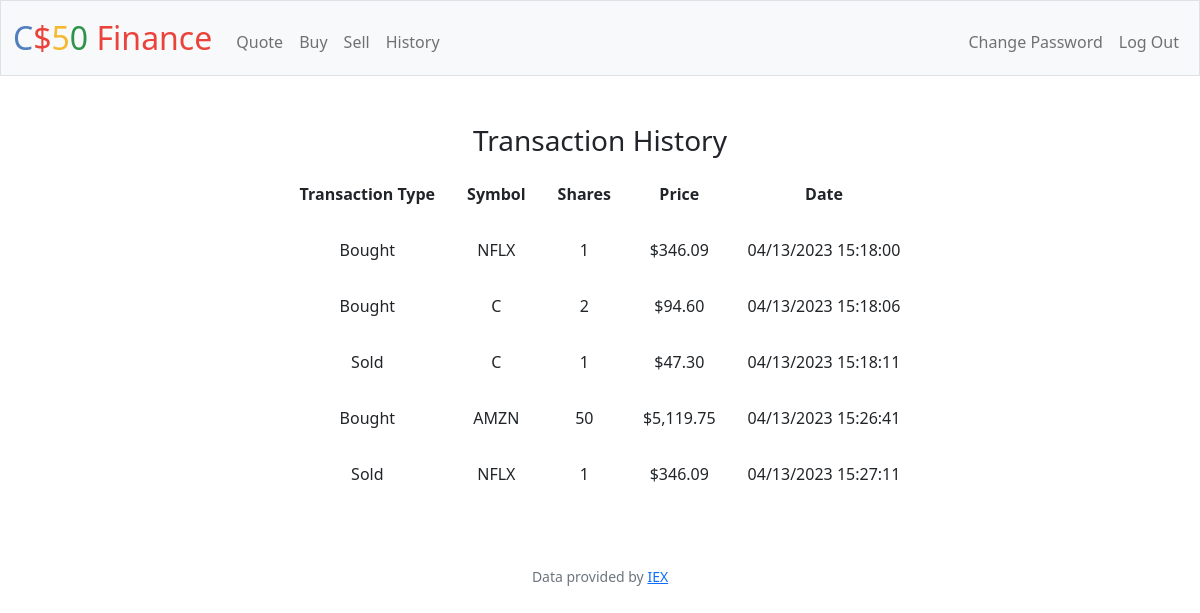
Screenshot of /history (signed in) with the database file from the repository.
### tables this page shows
CREATE TABLE transactions (transactionID INTEGER PRIMARY KEY AUTOINCREMENT NOT NULL, symbol TEXT NOT NULL, shares INTEGER NOT NULL, type TEXT NOT NULL, price INTEGER NOT NULL, time TEXT NOT NULL,  userID INTEGER NOT NULL, FOREIGN KEY (userID) REFERENCES users(id));

### app.py (the view)
@app.route("/history")
@login_required
def history():
    history = db.execute("SELECT * FROM transactions WHERE userID = ?", session["user_id"])
    return render_template("history.html", history=history)

### app.py (called while the page is built)
@app.after_request
def after_request(response):
    response.headers["Cache-Control"] = "no-cache, no-store, must-revalidate"
    response.headers["Expires"] = 0
    response.headers["Pragma"] = "no-cache"
    return response

### helpers.py (called while the page is built)
def login_required(f):
    @wraps(f)
    def decorated_function(*args, **kwargs):
        if session.get("user_id") is None:
            return redirect("/login")
        return f(*args, **kwargs)
    return decorated_function

def usd(value):
    return f"${value:,.2f}"

### templates/history.html (shortened to what this page needs)
{% extends "layout.html" %}
{% block main %}
    <form action="/history">
        <div class="mb-3">
            <h3>Transaction History</h3>
            <table align="center">
                <thead>
                    <tr>
                        <th>Transaction Type</th>
                        <th>Symbol</th>
                        <th>Shares</th>
                        <th>Price</th>
                        <th>Date</th>
                    </tr>
                </thead>
                <tbody>
                    {% for hist in history %}
                        <tr>
                            <td>{{ hist['type'] }}</td>
                            <td>{{ hist['symbol'] }}</td>
                            <td>{{ hist['shares'] }}</td>
                            <td>{{ usd(hist['price']) }}</td>
                            <td>{{ hist['time'] }}</td>
                        </tr>
                    {% endfor %}
                </tbody>
            </table>
        </div>
    </form>
{% endblock %}

### static/styles.css (style rules this page uses)
table th, table td { border-collapse: seperate; border-spacing: 10px 0; align: centered; padding: 1rem; }
td { padding: 10px 25px 10px 25px; }

### rows the page displays
transactions: type "Bought", symbol "NFLX", shares "1", price "$346.09", time "04/13/2023 15:18:00"
transactions: type "Bought", symbol "C", shares "2", price "$94.60", time "04/13/2023 15:18:06"
transactions: type "Sold", symbol "C", shares "1", price "$47.30", time "04/13/2023 15:18:11"
transactions: type "Bought", symbol "AMZN", shares "50", price "$5,119.75", time "04/13/2023 15:26:41"
transactions: type "Sold", symbol "NFLX", shares "1", price "$346.09", time "04/13/2023 15:27:11"
